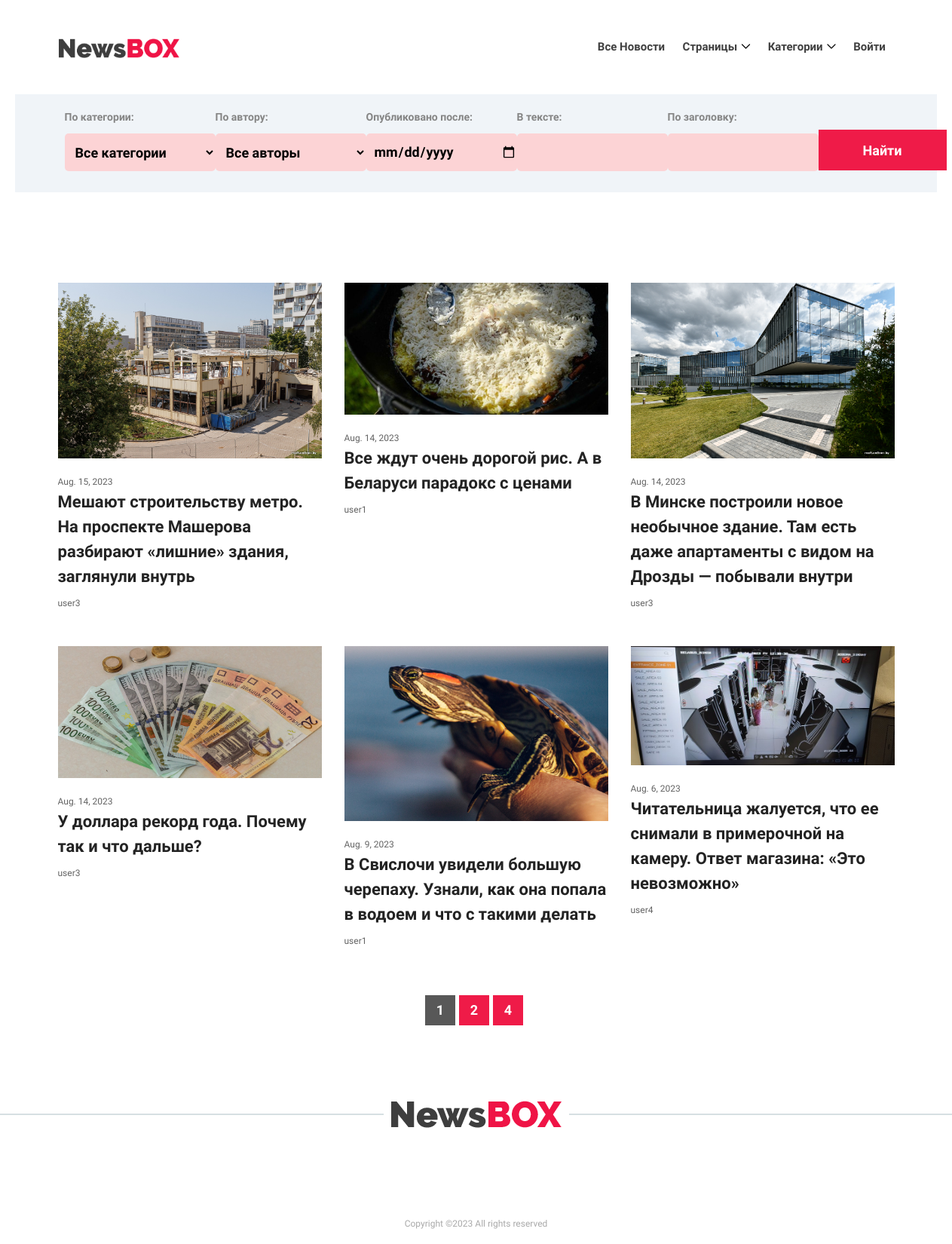
The page /news/ on the database as committed earlier.
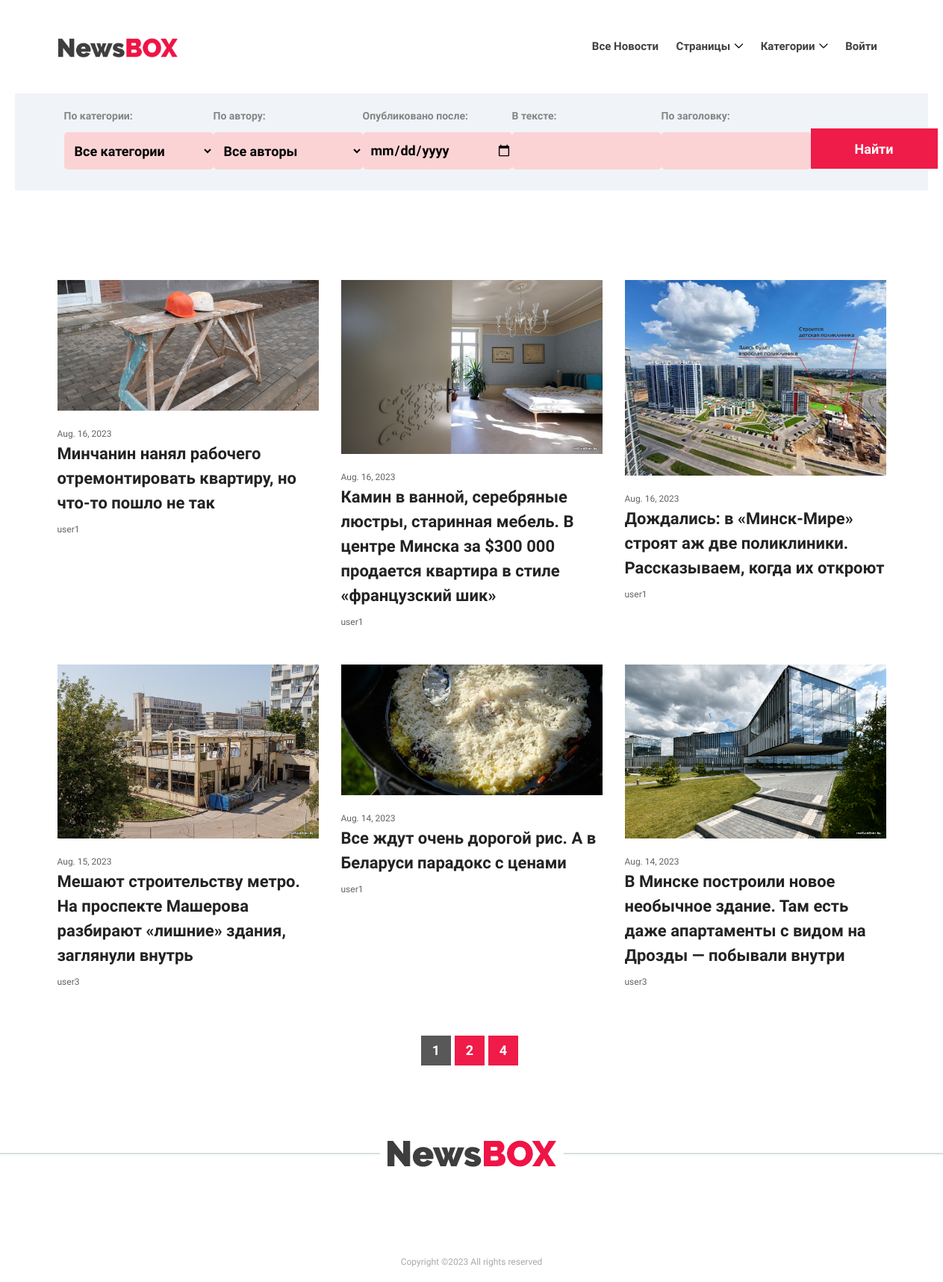
The same page on the database as committed later.
### app/models.py (models this page shows, shortened)
class Post(models.Model):
    author = models.ForeignKey(Author, on_delete=models.CASCADE)
    datetime = models.DateTimeField(auto_now_add=True)
    category = models.ManyToManyField(Category, through='PostCategory', related_name='posts')
    title = models.CharField(max_length=128)
    text = models.TextField()
    rating = models.IntegerField(default=0)
    is_new = models.BooleanField(default=True)
    picture = models.FileField(upload_to='uploads/', blank=True, verbose_name='Загрузить картинку для новости', default='uploads/default.jpg')
    def get_absolute_url(self):
        return reverse('new_detail', args=[str(self.id)])

class Author(models.Model):
    user = models.OneToOneField(User, on_delete=models.CASCADE)
    rating = models.IntegerField(default=0)
    avatar = models.FileField(upload_to='uploads/', blank=True, verbose_name='Загрузить аватарку', default='uploads/ava_default.png')
    def __str__(self):
        return self.user.username

### app/views.py (the view)
# urls.py: path('', PostList.as_view(), name='all_news'),
class PostList(ListView):
    model = Post
    ordering = '-datetime'
    template_name = 'all_news.html'
    context_object_name = 'posts'
    paginate_by = 6
    def get_filter(self):
        return PostFilter(self.request.GET, queryset=super().get_queryset())
    def get_queryset(self):
        return self.get_filter().qs
    def get_context_data(self, **kwargs):
        context = super().get_context_data(**kwargs)
        context['filterset'] = self.get_filter()
        return context

### app/context_processors.py (called while the page is built)
def navigate_context(request):
    test = 'Оставь здесь свой отклик'
    context = {
        'vartest': test,
        'current_user': request.user,
        'categories': Category.objects.all(),
    }
    return context

### app/models.py (called while the page is built)
    def __str__(self):
        return self.name

### app/templatetags/custom_tags.py (called while the page is built)
@register.simple_tag(takes_context=True)
def url_replace(context, **kwargs):
    d = context['request'].GET.copy()
    for k, v in kwargs.items():
        d[k] = v
    return d.urlencode()

### templates/all_news.html (shortened to what this page needs)
{% extends 'index.html' %}
{% load custom_tags %}
{% block content %}
<section class="breaking-news-area">
        <div class="container-fluid">
            <div class="row">
                <div class="col-12">
                        <div id="breakingNewsTicker" class="ticker" style="height: 60px;">
                            <div style="display: flex; justify-content: space-around">
                                <form id="search-form" style="display: flex" action="" method="get">
                                    {{ filterset.form.as_p }}
                                    <input id="search-btn" class="btn newsbox-btn btn-1 mt-15" type="submit" value="Найти"/>
                                </form>
                            </div>
                        </div>
                </div>
            </div>
        </div>
    </section>
<div class="top-news-area section-padding-100">
    <div class="container">
        <div class="row">
            {% if posts %}
                {% for p in posts %}
                    <div class="col-12 col-sm-6 col-lg-4">
                        <div class="single-blog-post style-2 mb-5">
                            <div class="blog-thumbnail">
                                {% if p.picture %}
                                    <a href="{{ p.get_absolute_url }}"><img src="{{ p.picture.url }}" alt="Обложка новости"></a>
                                {% else %}
                                    <a href="{{ p.get_absolute_url }}"><img src="../media/uploads/default.jpg" alt="Обложка новости"></a>
                                {% endif %}
                            </div>
                            <div class="blog-content">
                                <span class="post-date">{{ p.datetime.date }}</span>
                                <a href="{{ p.get_absolute_url }}" class="post-title">{{ p.title }}</a>
                                <a href="#" class="post-author">{{ p.author }}</a>
                            </div>
                        </div>
                    </div>
                {% endfor %}
            {% else %}
                <h3>На сайте нет новостей!</h3>
            {% endif %}
        </div>
    </div>
    <div style="display: flex; justify-content: center">
        {% if page_obj.paginator.num_pages > 1 %}
            {% if page_obj.number == 1 %}
                <a href="?{% url_replace page=1 %}">
                    <button class="btn newsbox-btn btn-4 mt-15" disabled="true" style="background-color: #000000">1</button>
                </a>
                {% if page_obj.has_next and page_obj.next_page_number < page_obj.paginator.num_pages %}
                    <a href="?{% url_replace page=page_obj.next_page_number  %}">
                        <button class="btn newsbox-btn btn-4 mt-15">{{page_obj.next_page_number}}</button>
                    </a>
                {% endif %}
            {% else %}
                <a href="?{% url_replace page=1 %}">
                    <button class="btn newsbox-btn btn-4 mt-15">1</button>
                </a>
            {% endif %}
            {% if page_obj.number == page_obj.paginator.num_pages and page_obj.number > 1 %}
                {% if page_obj.has_previous and page_obj.previous_page_number > 1 %}
                    <a href="?{% url_replace page=page_obj.previous_page_number %}">
                        <button class="btn newsbox-btn btn-4 mt-15">{{page_obj.previous_page_number}}</button>
                    </a>
                {% endif %}
                 <a href="?{% url_replace page=page_obj.paginator.num_pages %}">
                    <button class="btn newsbox-btn btn-4 mt-15" disabled="true" style="background-color: #000000">{{ page_obj.paginator.num_pages }}</button>
                 </a>
            {% elif page_obj.paginator.num_pages > 1  %}
                <a href="?{% url_replace page=page_obj.paginator.num_pages %}">
                    <button class="btn newsbox-btn btn-4 mt-15">{{ page_obj.paginator.num_pages }}</button>
                </a>
            {% endif %}
        {% endif %}
    </div>
</div>
{% endblock content %}

Rows that differ between the two databases and show on the page:
no longer on this page (row edited): Post: picture (picture), datetime "Aug. 14, 2023", title "У доллара рекорд года. Почему так и что дальше?", author "user3"
no longer on this page (row edited): Post: picture (picture), datetime "Aug. 9, 2023", title "В Свислочи увидели большую черепаху. Узнали, как она попала в водоем и что с такими делать", author "user1"
no longer on this page (row edited): Post: picture (picture), datetime "Aug. 6, 2023", title "Читательница жалуется, что ее снимали в примерочной на камеру. Ответ магазина: «Это невозможно»", author "user4"
added Post: picture (picture), datetime "Aug. 16, 2023", title "Минчанин нанял рабочего отремонтировать квартиру, но что-то пошло не так", author "user1"
added Post: picture (picture), datetime "Aug. 16, 2023", title "Камин в ванной, серебряные люстры, старинная мебель. В центре Минска за $300 000 продается квартира в стиле «французский шик»", author "user1"
added Post: picture (picture), datetime "Aug. 16, 2023", title "Дождались: в «Минск-Мире» строят аж две поликлиники. Рассказываем, когда их откроют", author "user1"
